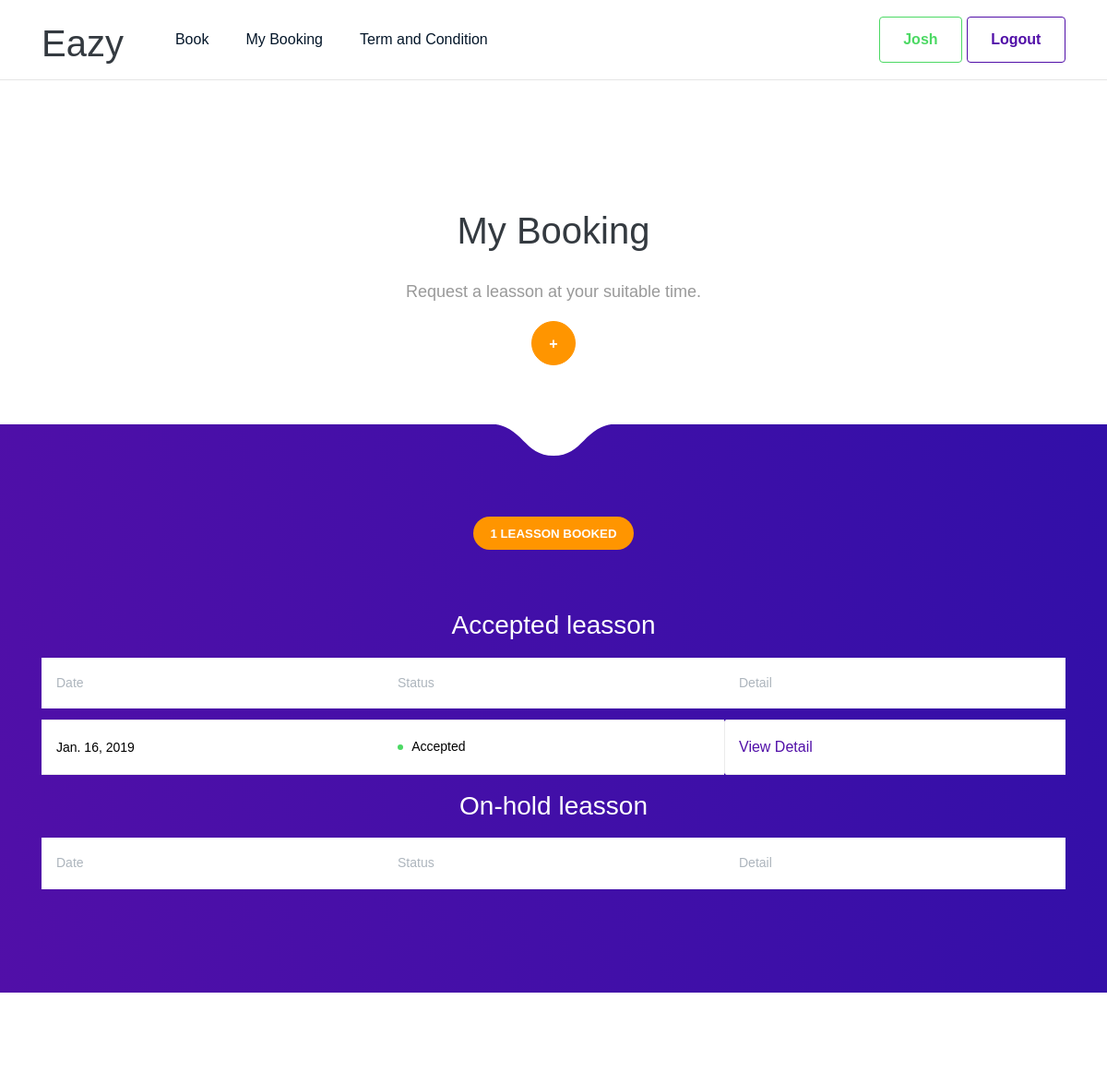
/my_leasson/ (signed in, upper part), run on an earlier commit of the app's database.
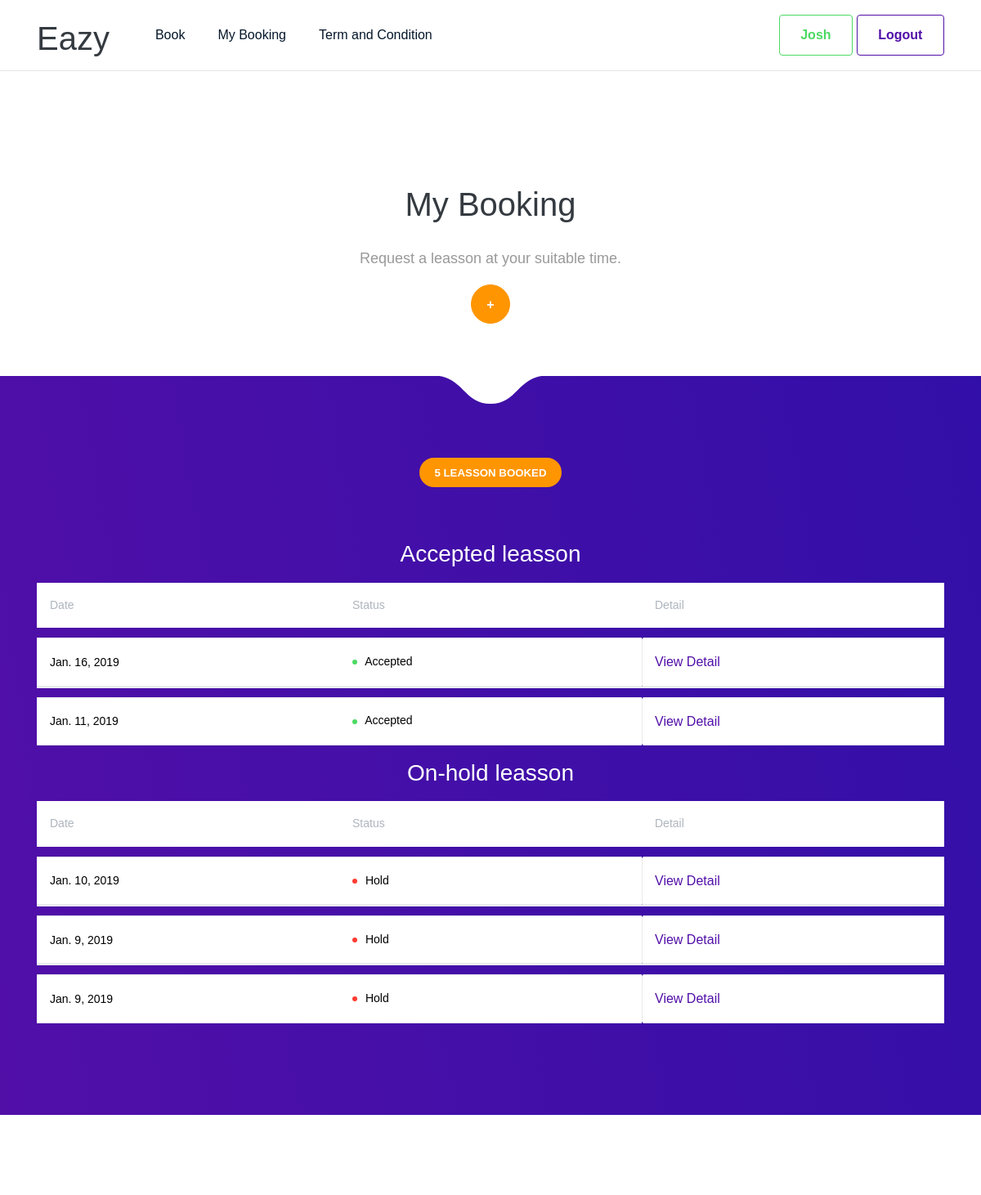
And on a later commit of the database.
### leasson/models.py (models this page shows, shortened)
class Lesson(models.Model):
	SERVICE_TYPE = (
        ('Manual', 'Manual'),
        ('Auto', 'Auto'),
    )
	name = models.ForeignKey(Profile, on_delete=models.CASCADE, default=1)
	slug = models.SlugField(max_length=140, unique=True, null = False, blank = True)
	service_type = models.CharField(max_length=10, choices=SERVICE_TYPE, default='Auto')
	duration = models.PositiveIntegerField( default=1)
	date = models.DateField(default = timezone.now)
	time = models.TimeField(default = timezone.now)
	instructor = models.ForeignKey(Profile, on_delete=models.CASCADE, null=True, blank=True, related_name ='instructor')
	def get_absolute_url(self):
		return reverse('leasson:leassondeatil', args=[
												 self.id
			])
	class Meta:
		ordering = ("-date", "time")

### leasson/views.py (the view)
# urls.py: url(r'^my_leasson/', views.my_leasson, name='my_leasson'),
@login_required
def my_leasson(request):
    UserPost = Lesson.objects.filter(name_id=request.user.profile).order_by("-date", "-time")
    totalleasson = UserPost.count()
    return render(request, 'leasson/MyLeasson.html', {'UserPost':UserPost, 'totalleasson':totalleasson})

### leasson/templates/leasson/MyLeasson.html (shortened to what this page needs)
{% extends "base.html" %}
{% load crispy_forms_tags %}
{% block content %}
<section class="slice slice-xl pb-md">
            <div class="container pt-lg-lg">
                      <div class="row row-grid justify-content-center">
                    <div class="col-lg-8 text-center">
                        <h2 class="heading h1 mb-4"> My Booking </h2>
                        <p class="lead lh-180">Request a leasson at your suitable time.</p>
                          <a href="{% url 'leasson:createleasson'%}"><button type="button" class="btn btn-warning btn-icon-only rounded-circle">
    <span class="btn-inner--icon">+</i></span>
</button></a>
                    </div>
                </div>
            </div>
        </section>
<section class="slice slice-lg bg-gradient-primary">
            <span class="tongue tongue-top"></span>
            <div class="container">
                <div class="mb-md text-center">
                       <span class="badge badge-lg badge-pill btn-warning text-uppercase">{{totalleasson}} leasson booked</span>
                </div>
                <h3 class="text-center text-white pb-2">Accepted leasson</h3>
               <table class="table table-hover table-cards align-items-center">
    <thead>
        <tr>
            <th scope="col">Date</th>
            <th scope="col">Status</th>
            <th scope="col">Detail</th>
        </tr>
    </thead>
    {% for object in UserPost %}
    {% if object.instructor %}
    <tbody>
        <tr class="table-divider"></tr>
        <tr class="bg-white">
             <td class="h5 font-weight-normal ">{{ object.date}}</td>
                </div>
            {% if object.instructor is Null %}
            <td class=" badge-dot mr-4">
    <i class="bg-red"></i> Hold</td>
            {%else%}
          <td class=" badge-dot mr-4">
    <i class="bg-green"></i> Accepted</td>
           {%endif%}
            <th scope="row">
                <div class="media align-items-center">
                    <a href="{{ object.get_absolute_url}}">
                  View Detail
               </a>
                </div>
            </th>
        </tr>
      {% endif%}
{%endfor %}
    </tbody>
 <h3 class="text-center text-white pb-2">On-hold leasson</h3>
<table class="table table-hover table-cards align-items-center">
    <thead>
        <tr>
            <th scope="col">Date</th>
            <th scope="col">Status</th>
            <th scope="col">Detail</th>
        </tr>
    </thead>
    {% for object in UserPost %}
    {% if object.instructor is Null%}
    <tbody>
        <tr class="table-divider"></tr>
        <tr class="bg-white">
             <td class="h5 font-weight-normal ">{{ object.date}}</td>
            {% if object.instructor is Null %}
            <td class=" badge-dot mr-4">
    <i class="bg-red"></i> Hold</td>
            {%else%}
          <td class=" badge-dot mr-4">
    <i class="bg-green"></i> Accepted</td>
           {%endif%}
            <th scope="row">
                <div class="media align-items-center">
                    <a href="{{ object.get_absolute_url}}">
                  View Detail
               </a>
                </div>
            </th>
        </tr>
      {% endif%}
{%endfor %}
    </tbody>
</table>
        </section>
{% endblock %}

What changed in the data, as far as the page shows it:
added Lesson: date "Jan. 11, 2019", shows "Accepted", shown under "Accepted leasson"
added Lesson: date "Jan. 10, 2019", shows "Hold", shown under "On-hold leasson"
added Lesson: date "Jan. 9, 2019", shows "Hold", shown under "On-hold leasson"
added Lesson: date "Jan. 9, 2019", shows "Hold", shown under "On-hold leasson"
Also different on the page:
{{ totalleasson }}: "1" → "5"
